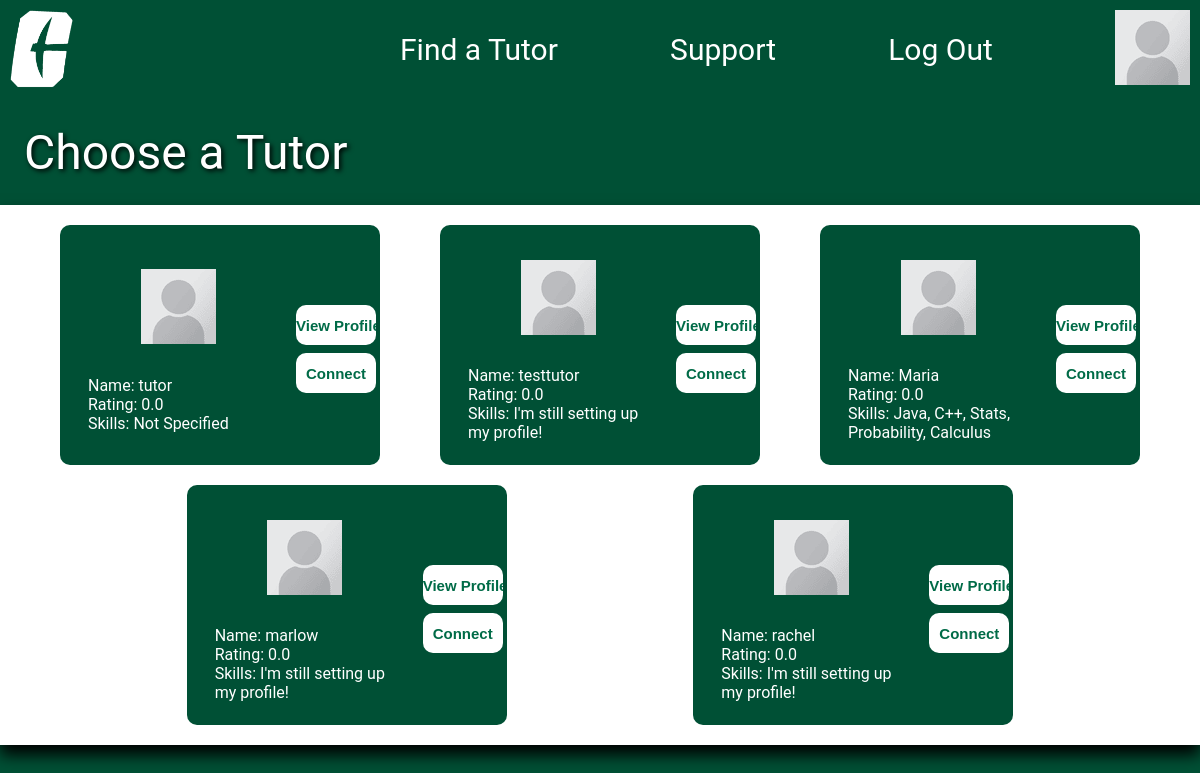
Page /choose-a-tutor/ (signed in) on the committed database.
### base/models.py (models this page shows, shortened)
class User(AbstractUser):
    email = models.EmailField(unique=True, null=True)
    bio = models.TextField(null=True, default="I'm still setting up my profile!")
    avatar = models.ImageField(null=True, default="profile-pic-placeholder.png")
    classes = models.ManyToManyField('Classes', blank=True)
    skills = models.TextField(null=True,blank=True, default="I'm still setting up my profile!")
    currentYear = models.CharField(max_length=50, null=True, blank=True, default="I'm still setting up my profile!")
    tutor = models.BooleanField(default=False)
    rating = models.FloatField(default=0.00)
    USERNAME_FIELD = 'email'
    REQUIRED_FIELDS = ['username']

### base/views.py (the view)
# urls.py: path('choose-a-tutor/', views.ChooseATutor, name='choose-a-tutor'),
@login_required(login_url='login')
def ChooseATutor(request):
    tutors = User.objects.filter(tutor=True)
    context = {
        'tutors' : tutors,
    }
    return render(request, 'base/choose-a-tutor.html', context)

### base/templates/base/choose-a-tutor.html (shortened to what this page needs)
{% extends 'main.html' %}
{% block content %}
<body class="choose-a-tutor">
    <p class = "title-style">Choose a Tutor</p>
    <div class="choose-a-tutor-Body">
        {% for tutor in tutors %}
        <div class = "choose-a-tutor-Profile">
            <div class="tutor-card-left">
                <div class = "choose-a-tutor-Profile-Image"><img src = "../static/images/profile-pic-placeholder.png"/></div>
                <div class = "choose-a-tutor-Profile-Info">
                    <div class = "choose-a-tutor-Profile-Name">Name: {{tutor.username}}</div>
                    <div class = "choose-a-tutor-Profile-Rating">Rating: {{ tutor.rating }}</div>
                    <div class = "choose-a-tutor-Profile-Major">Skills: {{tutor.skills|default:"Not Specified"}}</div>
                </div>
            </div>
            <div class="tutor-card-right">
                <div class = "choose-a-tutor-Profile-Button">
                    <a href = "{% url 'user-profile' tutor.id%}" type="submit"><input type="submit" value="View Profile" /></a>
                    <a href = "{% url 'zoom-page' %}" type="submit"><input type="submit" value="Connect" /></a>
                </div>
            </div>
        </div>
        {% endfor %}
    </div>
</body>
{% endblock %}

### templates/main.html (shortened to what this page needs)
<!DOCTYPE html>
{% load static %}
<html lang="en">
  <head>
    <link rel="stylesheet" href="{% static 'style.css' %}" />
  </head>
  <body>
  {% include 'navbar.html' %}
  {% block content %}
  {% endblock %}
  </body>
</html>

### templates/navbar.html (shortened to what this page needs)
{% load static %}
<link rel="stylesheet" href="{% static 'style.css' %}" />
<div class="bar">
    <div class="bar-left">
        <a href="{% url 'home' %}" class="navbar-pic"><img width = "63px" height = "78px" src="{% static 'images/uncc-logo(new).png' %}"/></a>
    </div>
    <div class="bar-right">
        <a class="navbar-text" href="{% url 'tutor-finder' %}">Find a Tutor</a>
        <a href="{% url 'support' %}" class="navbar-text">Support</a>
        {% if request.user.is_authenticated %}
        <a href="{% url 'logout' %}" class="navbar-text">Log Out</a>
        {% else %}
        <a href="{% url 'login' %}" class="navbar-text">Log In</a>
        {% endif%}
        {% if request.user.is_authenticated %}
            <a class="navbar-pic" href="{% url 'user-profile' request.user.id %}"><img src="{{ user.avatar.url }}"/></a>
        {% else %}
            <a class="navbar-pic" href="{% url 'user-profile' request.user.id %}"><img src="{% static 'images/profile-pic-placeholder.png' %}"/></a>
        {% endif %}
    </div>
</div>

### static/style.css (style rules this page uses)
* { margin: 0; padding: 0; box-sizing: border-box; }
.title-style { color: white; font-size: 4vw; margin: 2%; text-shadow: 2px 2px 5px black; }
.bar { margin: 0px 0px 0px 0px; height: 100px; width: 100%; background-color: #005035; display: flex; align-items: flex-start; justify-content: space-between; }
.bar-right { width: 800px; display: flex; align-items: center; justify-content: space-between; }
.bar-left { display: flex; justify-content: flex-start; width: fit-content }
.navbar-pic { margin: 10px 10px 10px 10px; }
.navbar-text { font: 30px "roboto", sans-serif; color: white; text-decoration: none; }
.choose-a-tutor { background-image: url("../static/images/UNCC_Background.jpeg"); background-size: cover; background-repeat: no-repeat; margin: 0; padding: 0; font-family: "Roboto", sans-serif; }
.choose-a-tutor-Body { background-color: white; width: 100%; height: auto; padding: 10px; display: flex; justify-content: space-evenly; align-items: flex-start; flex-direction: row; flex-wrap: wrap; box-shadow: 0px 10px 15px black; }
.choose-a-tutor-Profile { display: flex; color: white; align-items: center; background-color: #005035; width: 40vh; height: 30vh; margin: 10px; padding: 10px; border-radius: 10px; transition: 0.3s ease-in-out; }
.tutor-card-left { display: flex; flex-direction: column; align-items: center; text-align: left; padding-left: 10px; }
.choose-a-tutor-Profile-Image { padding: 10%; }
.choose-a-tutor-Profile-Info { padding: 1vh; }
.choose-a-tutor-Profile-Major { width: 180px; display: flex; flex-wrap: wrap; }
.choose-a-tutor-Profile-Button { width: 40px; padding: 10px 20px; display: flex; justify-content: flex-end; align-items: flex-start; flex-direction: column; }
.choose-a-tutor-Profile-Button > a > input { font-weight: bold; font-size: 15px; background-color: white; color: #006b47; border-radius: 10px; border-style: none; height: 5vh; width: 10vh; margin-top: 1vh; cursor: pointer; transition: 0.3s ease-in-out; }

### templates/main.html (style rules this page uses)
body { background-color: #005035; }

### rows in the picture
User: avatar (placeholder picture)
User: username "tutor", rating "0.0", skills "Not Specified"
User: username "testtutor", rating "0.0", skills "I'm still setting up my profile!"
User: username "Maria", rating "0.0", skills "Java, C++, Stats, Probability, Calculus"
User: username "marlow", rating "0.0", skills "I'm still setting up my profile!"
User: username "rachel", rating "0.0", skills "I'm still setting up my profile!"
